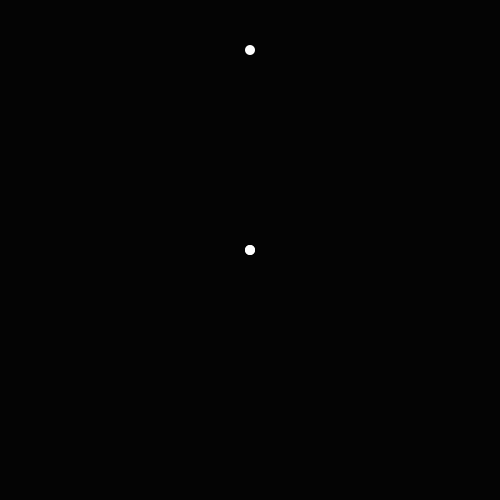
Frame 1 (no input)
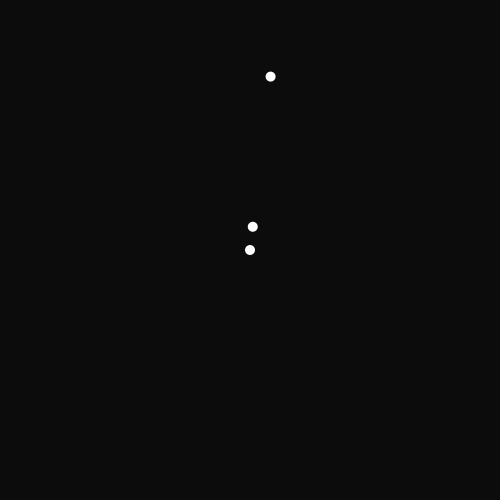
Frame 60 (the mouse pressed at the canvas centre just before this capture)
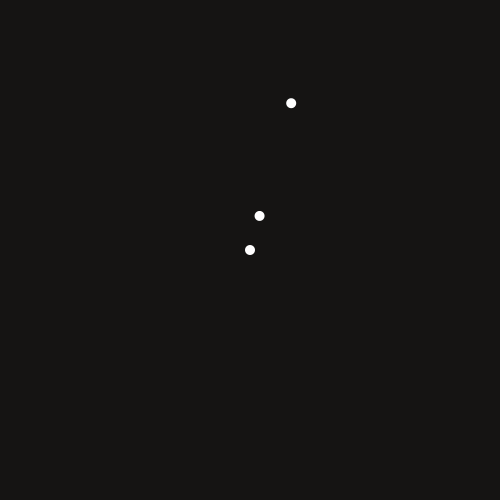
Frame 120 (the mouse held since frame 60 and released just before this capture)

The Processing sketch that drew these frames (run headless with seeded random() and noise(); from frame 60 on, the mouse is pressed at the canvas centre):

// Processing sketch: processing_181550
// ── processing_181550.pde

/*
  Tyler Sinclair
  
  This program visualizes 60 seconds with a diamond shaped clock
  HSB color values increasing with each second 
  
  a lil' bit of this code influenced the example show
  
*/

int counter = 0; //counter controls each quadrant of the clock
float startX, startY;  
float currX, currY;  
float destX, destY;  


int duration = 500; //duration in milliseconds
int starttime;      //transition start

  int h = 1;
  int s = 1;
  int b = 1;
 
 
void setup(){
  size(500,500);
   
   startX = 250; //initialize variables
   startY = 250;
   destX = 250;
   destY = 50;
   currX = startX;
   currY = startY;
    
  starttime = millis();  //starting
  
  colorMode(HSB, 60);
}
 
void draw(){
  background(h,s,b);
  noStroke();
  //show the starting + ending positions
  fill(0,0,100);
  ellipse(startX, startY, 10,10);
  fill(0,0,100);
  ellipse(destX, destY, 10,10);
   
  if( millis() < starttime + duration ){  //testing if its done
    fill(0,0,100);
    ellipse(currX, currY, 10,10);  //draw the current position
     
    float xVelocity = (destX - startX) / duration; //calculate speed
    float yVelocity = (destY - startY) / duration;
     
    currX = startX + xVelocity * (millis() - starttime); //calculate position
    currY = startY + yVelocity * (millis() - starttime);
  }else{
    if (counter < 450){//draws first 15 seconds
    startX = 250;
    startY = 250;
    destX += 10.3 ;
    destY += 13.3;
    starttime = millis();
    }else if (counter < 900){//draws 16–30 seconds
    startX = 250;
    startY = 250;
    destX +=  -10.3;
    destY += 13.3;
    starttime = millis();
    }else if (counter < 1350){//draws 31–45 seconds
    startX = 250;
    startY = 250;
    destX += -10.3;
    destY += -13.3;
    starttime = millis();
    } else if (counter < 1725){//draws 46–60 seconds
    startX = 250;
    startY = 250;
    destX += +13.3;
    destY += -13.3;
    starttime = millis();
    }
    h++;
    s++;
    b++;
  }  
  counter++;
  
}
